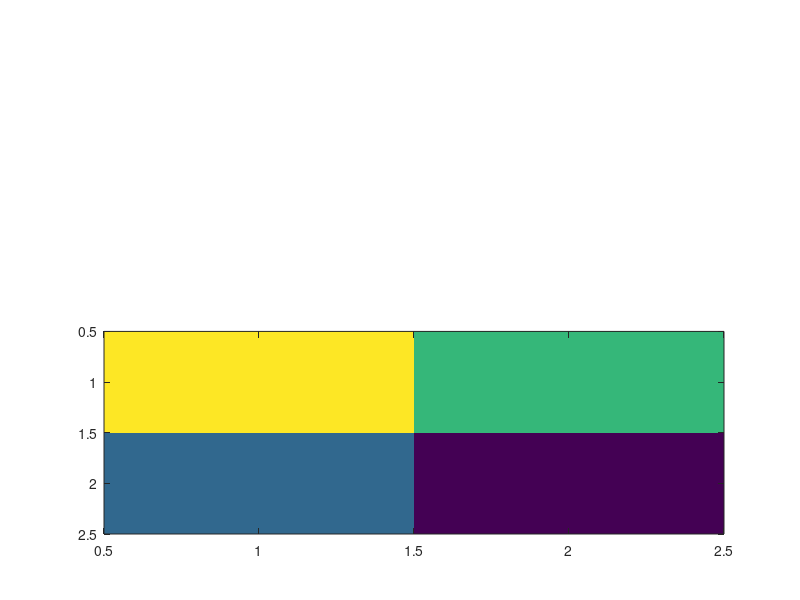

Write MATLAB code to recreate this figure.
f = figure(72);
rgb = cat(3, [255, 0; 0, 255], [0, 255; 0, 255], [0, 0; 255, 255]);
rgb_img = imshow(rgb);
rgb_type = get(rgb_img, 'Type');
rgb_data = get(rgb_img, 'CData');
rgb_alpha_before = get(rgb_img, 'AlphaData');
set(rgb_img, 'AlphaData', [1, 0.25; 0.5, 0]);
rgb_alpha_after = get(rgb_img, 'AlphaData');
rgb_alpha_mapping = get(rgb_img, 'AlphaDataMapping');
rgb_found = findobj(f, 'Type', 'image');

ax2 = subplot(212);
indexed = image([1, 2; 3, 4]);
mapping_before = get(indexed, 'CDataMapping');
set(indexed, 'CDataMapping', 'scaled');
mapping_after = get(indexed, 'CDataMapping');
set(indexed, 'CData', [4, 3; 2, 1]);
indexed_data = get(indexed, 'CData');
set(indexed, 'AlphaData', 0.4);
indexed_alpha = get(indexed, 'AlphaData');
current = gcf();
